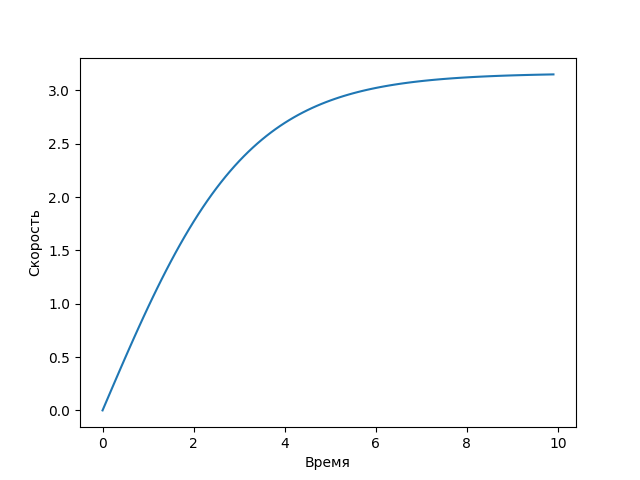

The script that saved this image:
import numpy as np
from scipy.integrate import odeint
import matplotlib.pyplot as plt

v0=0
a=1
m=1
gamma=0.1
t=np.arange(0,10,0.1)

def func(v,t):
    dvdt=a-(v**2*gamma)/m
    return dvdt


v_t=odeint(func,v0,t)
plt.plot(t,v_t)

plt.xlabel('Время')
plt.ylabel('Скорость')

plt.savefig('task_1_3.png')
